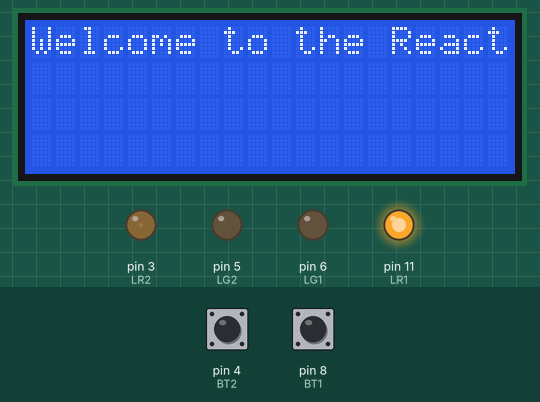
This sketch was run on a simulated Arduino Uno, built with avr-gcc and run on an emulated ATmega328P. On the bench: 20×4 character LCD, output pins drawn as LEDs (lit = HIGH). The inputs (shaded band) are chosen by the test bench; at power-on: pin 8 (BT1) HIGH, pin 4 (BT2) HIGH. Random numbers use the default seed unless the sketch sets one; what the sketch prints to the serial monitor is not drawn.

Above: at 1.2 s.
Timing chart, 0 to 0.6 s (numbered marks = the images above; inputs shaded):
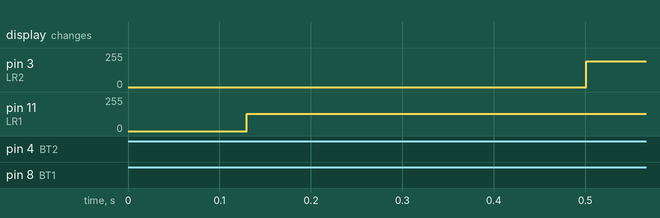

The sketch:

Assignment_1.ino
```cpp
#include "config.h"
#include "states.h"
#include "leds.h"
#include "buttons.h"
#include "lcd.h"

long scoreLostStart;

void setPinModes(){
  // Setting all the pinModes
  pinMode(LR1,OUTPUT);
  pinMode(LR2,OUTPUT);
  pinMode(LG1,OUTPUT);
  pinMode(LG2,OUTPUT);
  pinMode(BT1,INPUT_PULLUP);
  pinMode(BT2,INPUT_PULLUP);
}

void setup() {
  // put your setup code here, to run once:
  Serial.begin(115200);
  setPinModes();
  changeState(INITIAL);
}

void loop() {
  processLeds();
  updateScreen();
  processButtons();
  checkStates();
}
```

buttons.cpp
```cpp
#include <EnableInterrupt.h>
#include <Arduino.h>

#include "buttons.h"
#include "states.h"
#include "player.h"
#include "config.h"
#include "timer.h"

Button *b1 = new Button{};
Button *b2 = new Button{};

int buttons[] = {BT1, BT2};
bool lastCycle;
int value = -1;

void disableButtons(){
  for(int i = 0; i < NUM_PLAYERS; i++){
    disableInterrupt(buttons[i]);
  }
}

void wakeUp(){}

void attachWakeUp(){
  disableButtons();
  for(int i = 0; i < NUM_PLAYERS; i++){
    enableInterrupt(buttons[i], wakeUp, CHANGE);
  }
}

void bt1StartGame(){
  b1->pressed = true;
}

void bt2StartGame(){
  b2->pressed = true;
}

void attachStartGame(){
  disableButtons();
  enableInterrupt(BT1, bt1StartGame, FALLING);
  enableInterrupt(BT2, bt2StartGame, FALLING);
}

void b1Game(){
  if(millis() - b1->lastPressed > BOUNCING){
    b1->lastPressed = millis();
    b1->counts = b1->counts + 1;
  }
}

void b2Game(){
  if(millis() - b2->lastPressed > BOUNCING){
    b2->lastPressed = millis();
    b2->counts = b2->counts + 1;
  }
}

void attachGame(){
  disableButtons();
  enableInterrupt(BT1, b1Game, FALLING);
  enableInterrupt(BT2, b2Game, FALLING);
}

void resetCounts(){
  noInterrupts();
  b1->counts = 0;
  b2->counts = 0;
  interrupts();
}

void processButtons(){
  State state = getState();
  switch(state){
    case INITIAL:{
      noInterrupts();
      bool pressed1 = b1->pressed;
      bool pressed2 = b2->pressed;
      interrupts();
      if(pressed1 && pressed2){
        /*TODO*/
        //Change State to Waiting
        startGame = true;
      } else if(lastCycle != (pressed1 || pressed2)){
        timerReset();
        lastCycle = pressed1 || pressed2;
      }
      break;
    }
    case WAITING:{
      noInterrupts();
      int count1 = b1->counts;
      int count2 = b2->counts;
      long lastpress1 = b1->lastPressed;
      long lastpress2 = b2->lastPressed;
      interrupts();
      switch(count1 + count2){
        case 0:return; break;
        case 1:
          resetCounts();
          if(count1==1){
            removeScore(0);
          } else {
            removeScore(1);
          }
          break;
        case 2:
          resetCounts();
          if(lastpress1 < lastpress2){
            removeScore(0);
          } else {
            removeScore(1);
          }
      }
      break;
    }
    case GAME:{
      noInterrupts();
      int countGame1 = b1->counts;
      int countGame2 = b2->counts;
      long lastpressGame1 = b1->lastPressed;
      long lastpressGame2 = b2->lastPressed;
      interrupts();
      if(value == -1) return;
      if(countGame1+countGame2 >= 1) {
        timerStop();
      }
      if(countGame1 > value && countGame2 > value){
        resetCounts();
        if(lastpressGame1 < lastpressGame2){
          removeScore(0);
          return;
        }else{
          removeScore(1);
          return;
        }
      }
      if(countGame1 > value) {
        resetCounts();
        removeScore(0);
      }
      if(countGame2 > value){
        resetCounts();
        removeScore(1);
      }
      b1->allowedCounts = countGame1;
      b2->allowedCounts = countGame2;
      break;
    }
  }
}

bool endRound(){
  /*TODO*/
  //Make sure this is called before changing the state from GAME
  processButtons();
  int points1 = b1->allowedCounts;
  int points2 = b2->allowedCounts;
  setPoints(0, b1->allowedCounts);
  setPoints(1, b2->allowedCounts);
  disableButtons();
  delete b1;
  delete b2;
  b1 = new Button{};
  b2 = new Button{};
  value = -1;
  return points1 == 0 && points2 == 0;
}

void setRoundValue(int inValue){
  value = inValue;
}
```

buttons.h
```cpp
#ifndef ___BUTTONS___
#define ___BUTTONS___

struct Button{
  volatile bool pressed;
  volatile long lastPressed;
  volatile int counts;
  int allowedCounts;
};

/**
  Disables the interrupts on every button
*/
void disableButtons();

/**
  Attaches to the buttons the interrupts to wake up from the sleep mode
*/
void attachWakeUp();

/**
  Attaches to the buttons the interrupts that allows to start the game
*/
void attachStartGame();

/**
  Attaches to the buttons the interrupts that count the in-game presses
*/
void attachGame();

/**
  Processes the buttons based on the state of the game
*/
void processButtons();

/**
  Sets the random round value
*/
void setRoundValue(int inValue);

/**
  Ends the round adding the round points for each player with @link{setPoints()}
  @return true if no button was pressed, false otherwise
*/
bool endRound();

#endif
```

difficulty.cpp
```cpp
#include "config.h"

#include <Arduino.h>

/**
  Returns the gameDifficulty based on the Potentiometer rotation
*/
int getDifficulty(){
  int potValue = analogRead(A0);
  int difficulty = map(potValue, 0, 1023, 1, 5);
  return difficulty;
}
```

difficulty.h
```cpp
#ifndef ___DIFFICULTY___
#define ___DIFFICULTY___
/**
  Returns the gameDifficulty based on the Potentiometer rotation
*/
int getDifficulty();
#endif
```

leds.cpp
```cpp
#include <Arduino.h>

#include "config.h"
#include "states.h"
#include "leds.h"
#include "timer.h"

int redLeds[] = {LR1, LR2};
int greenLeds[] = {LG1, LG2};

int brightness[] = {255, 0};
int fadeAmount = 1;

int winner = -1;
int loser = -1;

/**
  Fading leds for the pre-game phase
*/
void fading(){
  for(int i = 0; i < NUM_PLAYERS; i++){
    analogWrite(redLeds[i], brightness[i]);
    brightness[i] = brightness[i] + (pow(-1,i+1)*fadeAmount);
  }
  if(brightness[0] == 255 || brightness[0] == 0){
    fadeAmount = -fadeAmount;
  }
}

void onLoser(){
  digitalWrite(redLeds[loser], HIGH);
}

void onWinner(){
  digitalWrite(greenLeds[winner], HIGH);
}

void setLoser(int player){
  loser = player;
}

void setWinner(int player){
  winner = player;
}

void off(){
  for(int i = 0; i<NUM_PLAYERS;i++){
    digitalWrite(redLeds[i], LOW);
    digitalWrite(greenLeds[i], LOW);
  }
}

void processLeds(){
  State state = getState();
  switch(state){
    case INITIAL:
      fading();
      break;
    case SCORE_LOST:
        onLoser();
      break;
    case SHOW_SCORE:
        onWinner();
      break;
    default:
      loser = -1;
      winner = -1;
      off();
      break;
  }
}
```

leds.h
```cpp
#ifndef ___LEDS___
#define ___LEDS___

/**
  Processes the behavior of the leds based on the state and the possible boolean checks
*/
void processLeds();

/**
  Sets the loser of the round as the player in input
  @param player of the losing player
*/
void setLoser(int player);

/**
  Sets the winner of the round as the player in input
  @param player of the winning player
*/
void setWinner(int player);

#endif
```

player.cpp
```cpp
#include <Arduino.h>

#include "player.h"
#include "config.h"
#include "states.h"
#include "leds.h"

Player p1;
Player p2;

Player players[] = {p1, p2};

void setPoints(int player, int points){
  players[player].roundPoints = points;
}

void addScore(int player){
  /*TODO*/
  // Must change the state to SHOW_SCORE
  setWinner(player);
  players[player].scorePoints = players[player].scorePoints + 1;
}

void removeScore(int player){
  /*TODO*/
  // Must change the state to SCORE_LOST
  setLoser(player);
  players[player].scorePoints = players[player].scorePoints - 1;
  errorPress = true;
}

void startRound(){
  for (int i = 0; i < NUM_PLAYERS; i++){
    players[i].roundPoints = 0;
  }
}

int* endPlayerRound(){
  int winner = p1.roundPoints > p2.roundPoints ? 0 : 1;
  addScore(winner);
  int* scores = (int*)malloc(NUM_PLAYERS*sizeof(int));
  for(int i = 0; i < NUM_PLAYERS; i++){
    scores[i] = players[i].roundPoints;
  }
  return scores;
}

int endGame(){
  if(p1.scorePoints == p2.scorePoints){
    return -1;
  } else{
    return p1.scorePoints > p2.scorePoints ? 0 : 1;
  }
}
```

player.h
```cpp
#ifndef ___PLAYER___
#define ___PLAYER___

struct Player{
  int scorePoints;
  int roundPoints;
};

/**
  Sets a certain amount of round points to the player
  @param player index of the player to which add points
  @param points value that represent the amount of points to be given to the player
*/
void setPoints(int player, int points);


/**
  Remove a score point to the player and sets it as loser in @link{setLoser()}
  @param player player that loses the score
*/
void removeScore(int player);

/**
  Resets the round points for each player
*/
void startRound();

/**
  Ends the round and @return the pointer to the array of the score points and calls @link{addScore()} on the winner
*/
int* endPlayerRound();

/**
  Ends the game.
  @return -1 if it is a Tie
  @return 0 or 1 if the winner is Player 1 or Player 2 respectively
*/
int endGame();

#endif
```

states.cpp
```cpp
#include <Arduino.h>
#include <avr/sleep.h>

#include"config.h"
#include "states.h"
#include "buttons.h"
#include "timer.h"
#include "lcd.h"
#include "player.h"
#include "leds.h"
#include "difficulty.h"

State state = -1;
int roundCount;
int factor;
volatile bool timeToSleep = false;
volatile bool game = false;
volatile bool backToWait = false;
volatile bool restartGame = false;
volatile bool endGameBool = false;
bool errorPress;
bool startGame;
bool endRoundBool;

void sleep(){
 Serial.flush();
 delay(1000);
 set_sleep_mode(SLEEP_MODE_PWR_DOWN);
 sleep_enable();
 sleep_mode();
 sleep_disable();
 restartGame = true;
}

State getState(){
  return state;
}

void changeState(State input){
  if(state != input){
    state = input;

    switch(state){
      case INITIAL:{
        attachStartGame();
        changeMessage(WELCOME, true);
        timerInitialize("Sleep Timer", &timeToSleep, 1000, 10);
        roundCount = 0;
        break;
      }
      case SLEEP:{
        timeToSleep = false;
        attachWakeUp();
        processLeds();
        lcdOff();
        /*TODO*/
        //Function to send the device to sleep
        sleep();
        break;
      }
      case WAITING:{
        attachGame();
        changeMessage(GO, false);
        timerInitialize("Pregame wait time", &game, random(1000, MAX_WAIT), 3);
        break;
      }
      case GAME:{
        /*TODO*/
        // call processButtons before calling the changeState to GAME
        startRound();
        /*TODO*/
        //make sure that before getting into the Waiting phase the difficulty is set
        timerInitialize("In game timer", &endRoundBool, (MAX_T1-roundCount*factor), 0);
        roundCount++;
        int val = random(1,4);
        setRoundValue(val);
        changeMessage(String(val), false);
        break;
      }
      case SCORE_LOST:{
        Serial.println("Someone made an error");
        disableButtons();
        changeMessage("Error made", false);
        timerInitialize("Someone lost a point timer", &backToWait, 1000, 2);
        break;
      }
      case SHOW_SCORE:{
        Serial.println("Entered show_score phase");
        roundCount = roundCount + 1;
        int* points = endPlayerRound();
        String string = "P1:"+String(points[0])+"......"+"P2:"+String(points[1]);
        changeMessage(string, false);
        timerInitialize("A round ended", &backToWait, 1000, 2);
        break;
      }
      case GAME_OVER:{
        Serial.println("Entered game over phase");
        int winner = endGame();
        String message;
        if(winner==-1){
          message = TIE;
        } else{
          String player =winner == 0 ? "P1" : "P2";
          message = WINNER + player;
        }
        changeMessage(message, true);
        timerInitialize("Restarting Game", &restartGame, 1000, 10);
        break;
      }
    }
  }
}

void checkStates(){
  if(timeToSleep){
    timeToSleep = false;
    changeState(SLEEP);
  }else if(startGame){
    startGame = false;
    factor = getDifficulty() * FACTOR;
    changeState(WAITING);
  }else if(backToWait){
    backToWait = false;
    changeState(WAITING);
  }else if(game){
    game = false;
    processButtons();
    changeState(GAME);
  }else if(errorPress){
    errorPress = false;
    changeState(SCORE_LOST);
  }else if(endRoundBool){
    endRoundBool = false;
    if(endRound()){
      changeState(GAME_OVER);
    }else{
      changeState(SHOW_SCORE);
    }
  }else if(restartGame){
    restartGame = false;
    changeState(INITIAL);
  }
}
```

states.h
```cpp
#ifndef __STATES__
#define __STATES__

extern bool errorPress;
extern bool startGame;
extern bool endRoundBool;

enum State{
  INITIAL,
  SLEEP,
  WAITING,
  GAME,
  SCORE_LOST,
  SHOW_SCORE,
  GAME_OVER
};

/**
  Returns the actual state
*/
State getState();

/**
  Changes the state to the input and intializes it
*/
void changeState(State input);

/**
  Checks the variables and changes the state accordingly
*/
void checkStates();


#endif
```

timer.cpp
```cpp
#include <Arduino.h>
#include <TimerOne.h>

#include "timer.h"

#define MAX_MESSAGE_LEN 80

volatile bool* temp = nullptr;
volatile int count = 0;
int counter = 0;
int actualCount;
String description = "Error: No Timer Set - This description should not be visible";

void functionISR(){
  if (temp == nullptr) {
        return;
    }
    count++;
    if (count >= counter) {
        *temp = true;
        Timer1.stop();
    }
}

void timerInitialize(String inDescription, bool* boolVal, unsigned long timerValue, unsigned long inCount){
  Serial.println("Inizializing new timer: " + inDescription);
  Timer1.detachInterrupt();
  Timer1.stop();
  noInterrupts();
  temp = boolVal;
  count = 0;
  counter = inCount;
  if (temp != nullptr) {
      *temp = false;
  }
  interrupts();
  description = inDescription;
  Timer1.initialize(timerValue*1000);
  Timer1.attachInterrupt(functionISR);
}

void timerStop(){
  counter = 0;
}

void timerReset(){
  noInterrupts();
  count = 0;
  interrupts();
}
```

timer.h
```cpp
#ifndef __TIMER__
#define __TIMER__

/**
  Initializes the timer.
  Prints the description of the previous timer if it did not end.
  @param description String that describes what is the purpose of the timer
  @param boolVal Pointer to the value to change value of
  @param timerValue Value for Timer1 to initialize
  @param count How many times Timer1 must call the ISR to change the value
*/
void timerInitialize(String inDescription, bool* boolVal, unsigned long timerValue, unsigned long inCount);

/**
  Stops the timer. (It doesnt stop the Timer1 ISR calls)
*/
void timerStop();

/**
  Resets the counter value, resetting the timer
*/
void timerReset();

#endif
```

config.h
```cpp
#ifndef ___CONFIG___
#define ___CONFIG___

#define LR1 11
#define LR2 3
#define LG1 6
#define LG2 5

#define BT1 8
#define BT2 4

#define NUM_PLAYERS 2
#define COLS 2

#define WELCOME "Welcome to the React! Game. Press Buttons to Start"
#define GO "Go!"
#define WINNER "Game Over - The winner is"
#define TIE "Game Over - Tie"

#define SLEEP_TIME 10//seconds
#define MAX_WAIT 5000
#define BOUNCING 150
#define DELAY_SCREEN 500
#define MAX_T1 5000
#define FACTOR 50

#endif
```

lcd.cpp
```cpp
#include <LiquidCrystal_I2C.h>
#include <string.h>
#include <Arduino.h>

#include "config.h"

LiquidCrystal_I2C lcd = LiquidCrystal_I2C(0x27,20,4);
int lcdWidth = 20;
int start = 0;
int end = 0;
size_t messageLength = 0;
String messageShown;
bool scroll;
long lastChange;

/**
  Functions to change the message to be displayed on the LCD
*/
void changeMessage(String message, bool scrolling){
  lcd.init();
  lcd.backlight();
  lcd.clear();
  messageShown = message;
  messageLength = message.length();
  start = 0;
  end = messageLength < lcdWidth ? messageLength : lcdWidth;
  lcd.noBlink();
  scroll = scrolling;
  lastChange = 0;
}

/**
  Function to update the screen every loop
*/
void updateScreen(){
  unsigned long now = millis();
    if (now - lastChange < DELAY_SCREEN) {
        return;
    }
    lastChange = now;
    String sub = messageShown.substring(start, end);
    lcd.setCursor(0,0);
    lcd.print(String(sub));
    if(scroll){
      end = (end + 1) % messageLength;
      start = start +1;
      if(end < start){
        start = 0;
        end = messageLength<lcdWidth ? messageLength : lcdWidth;
      }
    }
}

/**
  Turns off the screen
*/
void lcdOff(){
  lcd.noBacklight();
  lcd.clear();
  lcd.off();
}
```

lcd.h
```cpp
#ifndef ___LCD___
#define ___LCD___
/**
  Functions to change the message to be displayed on the LCD
*/
void changeMessage(String message, bool scrolling);

/**
  Function to update the screen every loop
*/
void updateScreen();

/**
  Turns off the screen
*/
void lcdOff();

#endif
```
